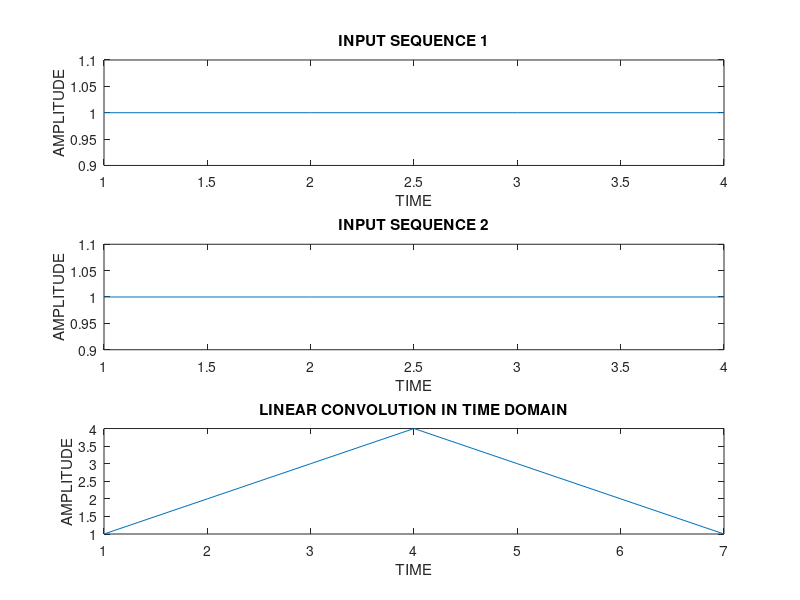

MATLAB code to generate this figure:

clc;
clear all;
close all;

% Take input sequences from the user
x = [1 1 1 1] ;                  % First input sequence EX:[1 2 3 4]
h = [1 1 1 1] ;                  % Second input sequence EX:[2 3 4 5]

% Find the lengths of the input sequences
M = length(x);                % Length of x
N = length(h);                % Length of h

% Length of the linear convolution result
ly = M + N - 1;

% Append zeros to x
% N-1 zeros are added to make the length equal to ly
xm = [x, zeros(1,N-1)];

% Append zeros to h
% M-1 zeros are added to make the length equal to ly
hm = [h, zeros(1,M-1)];

% Reverse the padded h sequence
hr = fliplr(hm);

% Perform linear convolution using the shifting method
for i = 1:ly

    % Shift the reversed sequence and append zeros
    hrms = [hr(end-i+1:end), zeros(1,ly-i)];

    % Multiply corresponding elements and add them
    % This gives one output sample of the convolution
    y(i) = xm * hrms';

end

% Plot the convolution output
subplot(3,1,1);
plot(x);
xlabel('TIME');
ylabel('AMPLITUDE');
title('INPUT SEQUENCE 1');

subplot(3,1,2);
plot(h);
xlabel('TIME');
ylabel('AMPLITUDE');
title('INPUT SEQUENCE 2');

subplot(3,1,3);
plot(y);
xlabel('TIME');
ylabel('AMPLITUDE');
title('LINEAR CONVOLUTION IN TIME DOMAIN');
